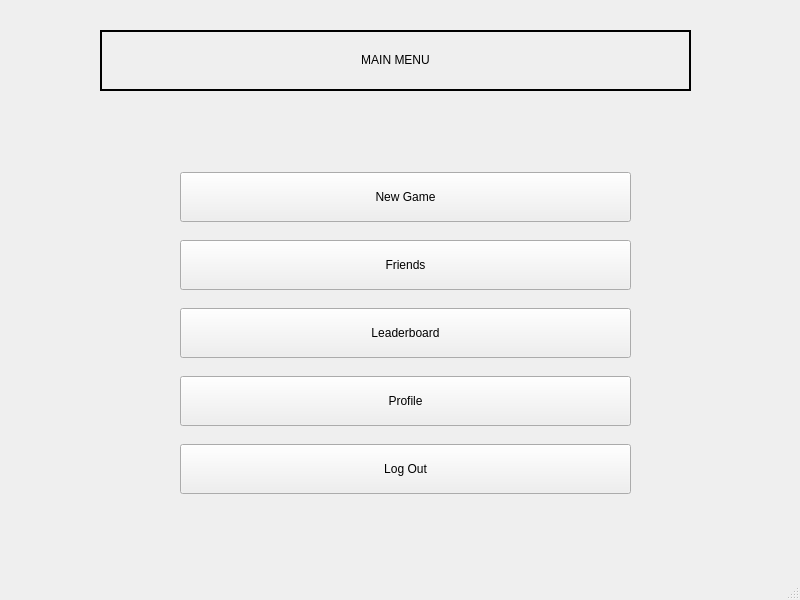
<?xml version="1.0" encoding="UTF-8"?>
<ui version="4.0">
 <class>Main_menu</class>
 <widget class="QMainWindow" name="Main_menu">
  <property name="geometry">
   <rect>
    <x>0</x>
    <y>0</y>
    <width>800</width>
    <height>600</height>
   </rect>
  </property>
  <property name="windowTitle">
   <string>Main_menu</string>
  </property>
  <widget class="QWidget" name="centralwidget">
   <widget class="QLabel" name="label">
    <property name="geometry">
     <rect>
      <x>100</x>
      <y>30</y>
      <width>591</width>
      <height>61</height>
     </rect>
    </property>
    <property name="frameShape">
     <enum>QFrame::WinPanel</enum>
    </property>
    <property name="text">
     <string>MAIN MENU</string>
    </property>
    <property name="textFormat">
     <enum>Qt::RichText</enum>
    </property>
    <property name="alignment">
     <set>Qt::AlignCenter</set>
    </property>
   </widget>
   <widget class="QWidget" name="verticalLayoutWidget">
    <property name="geometry">
     <rect>
      <x>80</x>
      <y>160</y>
      <width>651</width>
      <height>351</height>
     </rect>
    </property>
    <layout class="QVBoxLayout" name="verticalLayout">
     <property name="leftMargin">
      <number>100</number>
     </property>
     <property name="topMargin">
      <number>0</number>
     </property>
     <property name="rightMargin">
      <number>100</number>
     </property>
     <item>
      <widget class="QPushButton" name="pushButton_2">
       <property name="minimumSize">
        <size>
         <width>25</width>
         <height>50</height>
        </size>
       </property>
       <property name="text">
        <string>New Game</string>
       </property>
      </widget>
     </item>
     <item>
      <widget class="QPushButton" name="pushButton_4">
       <property name="minimumSize">
        <size>
         <width>0</width>
         <height>50</height>
        </size>
       </property>
       <property name="text">
        <string>Friends</string>
       </property>
      </widget>
     </item>
     <item>
      <widget class="QPushButton" name="pushButton_3">
       <property name="minimumSize">
        <size>
         <width>0</width>
         <height>50</height>
        </size>
       </property>
       <property name="text">
        <string>Leaderboard</string>
       </property>
      </widget>
     </item>
     <item>
      <widget class="QPushButton" name="pushButton">
       <property name="minimumSize">
        <size>
         <width>0</width>
         <height>50</height>
        </size>
       </property>
       <property name="text">
        <string>Profile</string>
       </property>
      </widget>
     </item>
     <item>
      <widget class="QPushButton" name="pushButton_5">
       <property name="minimumSize">
        <size>
         <width>0</width>
         <height>50</height>
        </size>
       </property>
       <property name="text">
        <string>Log Out</string>
       </property>
      </widget>
     </item>
    </layout>
   </widget>
  </widget>
  <widget class="QMenuBar" name="menubar">
   <property name="geometry">
    <rect>
     <x>0</x>
     <y>0</y>
     <width>800</width>
     <height>22</height>
    </rect>
   </property>
  </widget>
  <widget class="QStatusBar" name="statusbar"/>
 </widget>
 <resources/>
 <connections/>
</ui>
